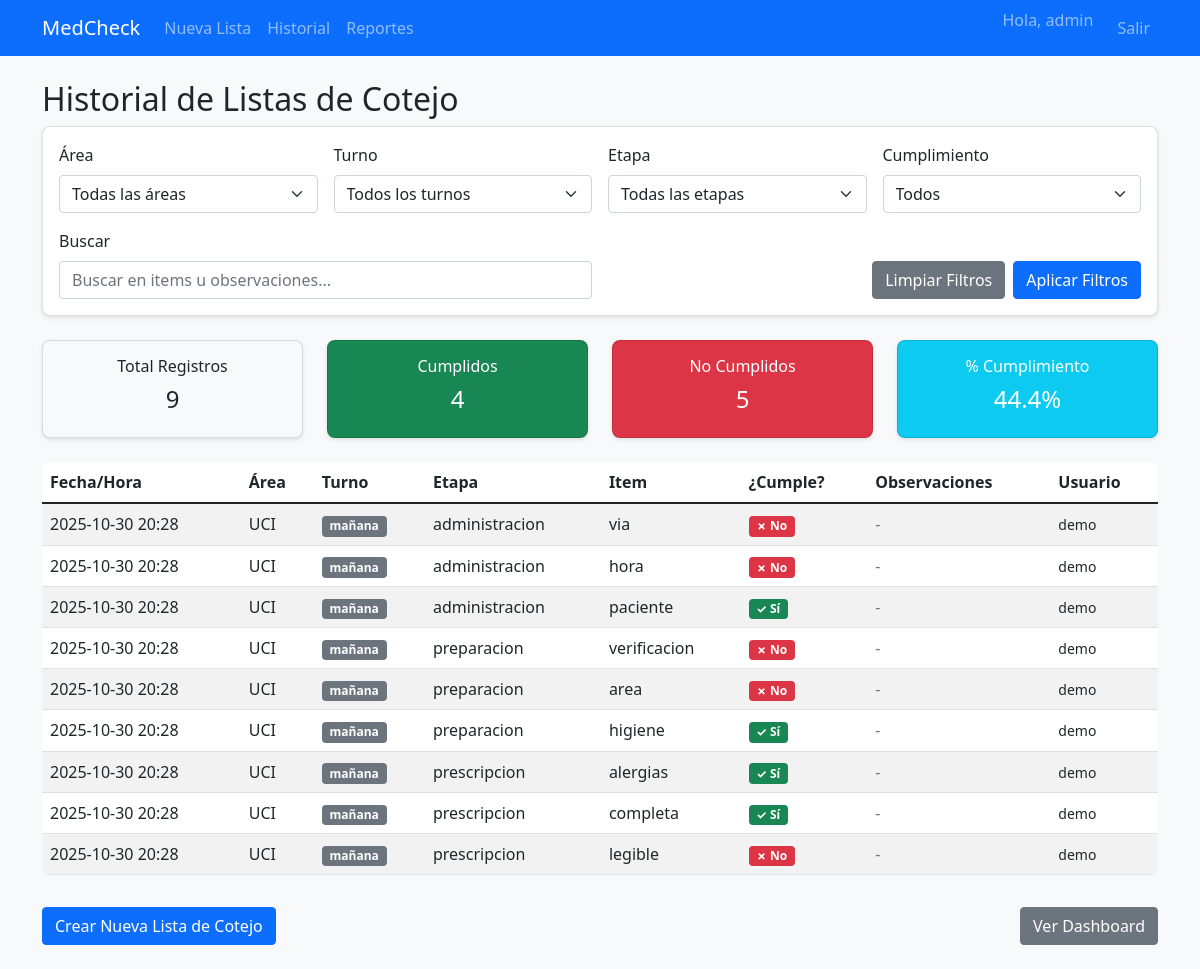
Page /checklist/history (signed in) on the committed database.
### app/models/user.py (models this page shows)
class User(Base):
    __tablename__ = "users"
    id = Column(Integer, primary_key=True, index=True)
    email = Column(String, unique=True, index=True, nullable=False)
    username = Column(String, unique=True, index=True, nullable=False)
    hashed_password = Column(String, nullable=False)
    full_name = Column(String)
    is_active = Column(Boolean, default=True)
    is_admin = Column(Boolean, default=False)

### app/models/checklist_entry.py (models this page shows)
class ChecklistEntrySQL(Base):
    __tablename__ = "checklist_entries"
    id = Column(Integer, primary_key=True, index=True)
    fecha_hora = Column(DateTime, default=datetime.utcnow, nullable=False, index=True)
    area = Column(String, index=True, nullable=False)
    turno = Column(String, index=True, nullable=False)  # manana/tarde/noche
    protocolo_etapa = Column(String, index=True, nullable=False)  # prescripcion/preparacion/administracion
    item = Column(String, index=True, nullable=False)
    cumple = Column(Boolean, default=False, nullable=False)
    observaciones = Column(String, nullable=True)
    usuario = Column(String, index=True, nullable=True)
    metadatos = Column(JSON, nullable=True)

### app/routers/checklist.py (the view)
@router.get("/history", response_class=HTMLResponse)
async def get_checklist_history(
    request: Request,
    area: Optional[str] = None,
    desde: Optional[datetime] = None,
    hasta: Optional[datetime] = None,
    db: Session = Depends(get_db),
    current_user: User = Depends(get_current_active_user)
):
    entries = get_recent_entries(db, limit=200)
    return templates.TemplateResponse(
        "checklist_history.html",
        {
            "request": request,
            "entries": entries,
            "current_user": current_user
        }
    )

### templates/checklist_history.html (shortened to what this page needs)
{% extends "base.html" %}
{% block content %}
<div class="row">
    <div class="col-md-12">
        <h2>Historial de Listas de Cotejo</h2>
        <div class="card mb-4">
            <div class="card-body">
                <form id="filterForm" class="row g-3">
                    <div class="col-md-3">
                        <label class="form-label">Área</label>
                        <select class="form-select" name="area" id="areaFilter">
                            <option value="">Todas las áreas</option>
                            {% set areas = entries|map(attribute='area')|unique|list %}
                        </select>
                    </div>
                    <div class="col-md-3">
                        <label class="form-label">Turno</label>
                        <select class="form-select" name="turno" id="turnoFilter">
                            <option value="">Todos los turnos</option>
                        </select>
                    </div>
                    <div class="col-md-3">
                        <label class="form-label">Etapa</label>
                        <select class="form-select" name="etapa" id="etapaFilter">
                            <option value="">Todas las etapas</option>
                        </select>
                    </div>
                    <div class="col-md-3">
                        <label class="form-label">Cumplimiento</label>
                        <select class="form-select" name="cumple" id="cumpleFilter">
                            <option value="">Todos</option>
                        </select>
                    </div>
                    <div class="col-md-6">
                        <label class="form-label">Buscar</label>
                        <input type="text" class="form-control" id="searchBox" placeholder="Buscar en items u observaciones...">
                    </div>
                    <div class="col-md-6 d-flex align-items-end justify-content-end">
                        <button type="button" class="btn btn-secondary me-2" id="clearFilters">Limpiar Filtros</button>
                        <button type="button" class="btn btn-primary" id="applyFilters">Aplicar Filtros</button>
                    </div>
                </form>
            </div>
        </div>
        <div class="row mb-3">
            <div class="col-md-3">
                <div class="card bg-light">
                    <div class="card-body text-center">
                        <h6>Total Registros</h6>
                        <h4 id="totalCount">{{ entries|length }}</h4>
                    </div>
                </div>
            </div>
            <div class="col-md-3">
                <div class="card bg-success text-white">
                    <div class="card-body text-center">
                        <h6>Cumplidos</h6>
                        <h4 id="cumplidos Count">{{ entries|selectattr('cumple')|list|length }}</h4>
                    </div>
                </div>
            </div>
            <div class="col-md-3">
                <div class="card bg-danger text-white">
                    <div class="card-body text-center">
                        <h6>No Cumplidos</h6>
                        <h4 id="noCumplidosCount">{{ entries|rejectattr('cumple')|list|length }}</h4>
                    </div>
                </div>
            </div>
            <div class="col-md-3">
                <div class="card bg-info text-white">
                    <div class="card-body text-center">
                        <h6>% Cumplimiento</h6>
                        <h4 id="porcentajeCount">
                            {% set total = entries|length %}
                            {% set cumplidos = entries|selectattr('cumple')|list|length %}
                            {{ (cumplidos / total * 100)|round(1) if total > 0 else 0 }}%
                        </h4>
                    </div>
                </div>
            </div>
        </div>
        <div class="table-responsive mt-4">
            <table class="table table-striped table-hover" id="historyTable">
                <thead>
                    <tr>
                        <th>Fecha/Hora</th>
                        <th>Área</th>
                        <th>Turno</th>
                        <th>Etapa</th>
                        <th>Item</th>
                        <th>¿Cumple?</th>
                        <th>Observaciones</th>
                        <th>Usuario</th>
                    </tr>
                </thead>
                <tbody id="historyTableBody">
                    {% for entry in entries %}
                    <tr data-area="{{ entry.area }}"
                        data-turno="{{ entry.turno }}"
                        data-etapa="{{ entry.protocolo_etapa }}"
                        data-cumple="{{ 'si' if entry.cumple else 'no' }}"
                        data-search="{{ (entry.item + ' ' + (entry.observaciones or ''))|lower }}">
                        <td>{{ entry.fecha_hora.strftime('%Y-%m-%d %H:%M') }}</td>
                        <td>{{ entry.area }}</td>
                        <td><span class="badge bg-secondary">{{ entry.turno }}</span></td>
                        <td>{{ entry.protocolo_etapa }}</td>
                        <td>{{ entry.item }}</td>
                        <td>
                            {% if entry.cumple %}
                            <span class="badge bg-success">✓ Sí</span>
                            {% else %}
                            <span class="badge bg-danger">✗ No</span>
                            {% endif %}
                        </td>
                        <td>
                            {% if entry.observaciones %}
                            <small class="text-muted">{{ entry.observaciones }}</small>
                            {% else %}
                            <span class="text-muted">-</span>
                            {% endif %}
                        </td>
                        <td><small>{{ entry.usuario }}</small></td>
                    </tr>
                    {% else %}
                    <tr id="noDataRow">
                        <td colspan="8" class="text-center">No hay registros disponibles</td>
                    </tr>
                    {% endfor %}
                </tbody>
            </table>
        </div>
        <div class="d-flex justify-content-between align-items-center mt-3">
            <a href="/checklist/new" class="btn btn-primary">
                 Crear Nueva Lista de Cotejo
            </a>
            <a href="/reports/dashboard" class="btn btn-secondary">
                 Ver Dashboard
            </a>
        </div>
    </div>
</div>
{% endblock %}

### templates/base.html (shortened to what this page needs)
<!DOCTYPE html>
<html lang="es">
<head>
    <link href="https://cdn.jsdelivr.net/npm/bootstrap@5.1.3/dist/css/bootstrap.min.css" rel="stylesheet">
    <link href="https://cdnjs.cloudflare.com/ajax/libs/font-awesome/6.0.0/css/all.min.css" rel="stylesheet">
    <link rel="stylesheet" href="{{ url_for('static', path='css/styles.css') }}">
</head>
<body>
    <nav class="navbar navbar-expand-lg navbar-dark bg-primary">
        <div class="container">
            <a class="navbar-brand" href="/">MedCheck</a>
            <div class="collapse navbar-collapse" id="navbarNav">
                <ul class="navbar-nav">
                    <li class="nav-item">
                        <a class="nav-link" href="/checklist/new">Nueva Lista</a>
                    </li>
                    <li class="nav-item">
                        <a class="nav-link" href="/checklist/history">Historial</a>
                    </li>
                    <li class="nav-item">
                        <a class="nav-link" href="/reports/dashboard">Reportes</a>
                    </li>
                </ul>
                <ul class="navbar-nav ms-auto">
                    {% if current_user %}
                    <li class="nav-item">
                        <span class="navbar-text me-3">Hola, {{ current_user.username }}</span>
                    </li>
                    <li class="nav-item">
                        <a class="nav-link" href="#" id="logoutLink">Salir</a>
                    </li>
                    {% else %}
                    <li class="nav-item">
                        <a class="nav-link" href="/login">Iniciar sesión</a>
                    </li>
                    {% endif %}
                </ul>
            </div>
        </div>
    </nav>
    <main class="container my-4">
        {% block content %}{% endblock %}
    </main>
</body>
</html>

### static/css/styles.css (style rules this page uses)
body { background-color: #f8f9fa; }
.card { box-shadow: 0 2px 4px rgba(0,0,0,0.1); border-radius: 8px; }
.table { background-color: white; border-radius: 8px; overflow: hidden; }
.btn-primary { background-color: #0d6efd; border-color: #0d6efd; }

### rows in the picture
User: username "admin"
ChecklistEntrySQL: fecha_hora "2025-10-30 20:28", area "UCI", turno "mañana", protocolo_etapa "administracion", item "via", cumple "✗ No", usuario "demo"
ChecklistEntrySQL: fecha_hora "2025-10-30 20:28", area "UCI", turno "mañana", protocolo_etapa "administracion", item "hora", cumple "✗ No", usuario "demo"
ChecklistEntrySQL: fecha_hora "2025-10-30 20:28", area "UCI", turno "mañana", protocolo_etapa "administracion", item "paciente", cumple "✓ Sí", usuario "demo"
ChecklistEntrySQL: fecha_hora "2025-10-30 20:28", area "UCI", turno "mañana", protocolo_etapa "preparacion", item "verificacion", cumple "✗ No", usuario "demo"
ChecklistEntrySQL: fecha_hora "2025-10-30 20:28", area "UCI", turno "mañana", protocolo_etapa "preparacion", item "area", cumple "✗ No", usuario "demo"
ChecklistEntrySQL: fecha_hora "2025-10-30 20:28", area "UCI", turno "mañana", protocolo_etapa "preparacion", item "higiene", cumple "✓ Sí", usuario "demo"
ChecklistEntrySQL: fecha_hora "2025-10-30 20:28", area "UCI", turno "mañana", protocolo_etapa "prescripcion", item "alergias", cumple "✓ Sí", usuario "demo"
ChecklistEntrySQL: fecha_hora "2025-10-30 20:28", area "UCI", turno "mañana", protocolo_etapa "prescripcion", item "completa", cumple "✓ Sí", usuario "demo"
ChecklistEntrySQL: fecha_hora "2025-10-30 20:28", area "UCI", turno "mañana", protocolo_etapa "prescripcion", item "legible", cumple "✗ No", usuario "demo"

### other values in the picture
{{ entries|length }} "9"
{{ entries|selectattr('cumple')|list|length }} "4"
{{ entries|rejectattr('cumple')|list|length }} "5"
{{ (cumplidos / total * 100)|round(1) if total > 0 else 0 }} "44.4"
